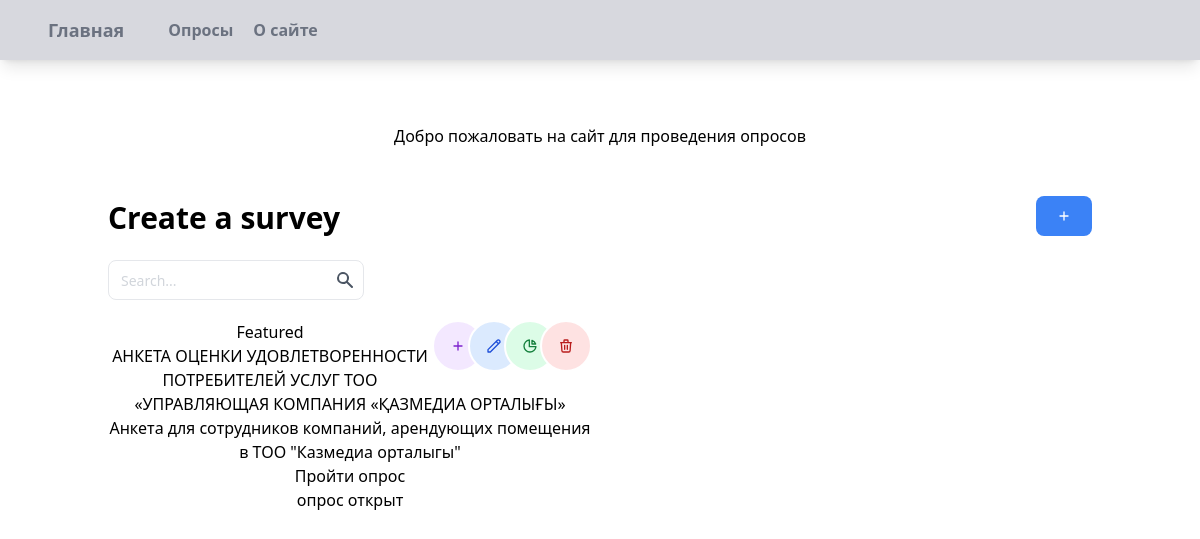
The page /dashboard/ (signed in) on the database its author committed.
### djf/models.py (models this page shows, shortened)
class BaseModel(models.Model):
    created_at = models.DateTimeField(auto_now_add=True)
    updated_at = models.DateTimeField(auto_now=True)
    class Meta:
        abstract = True

class Survey(BaseModel):
    name = models.CharField(_("Название"), max_length=200)
    description = models.TextField(_("Описание"), default='', blank=True, null=True)
    slug = models.SlugField(_("slug"), max_length=225, default='')
    editable = models.BooleanField(_("Редактируемый"), default=True, help_text=_("Если False, пользователь не может редактировать запись"))
    deletable = models.BooleanField(_("Удаляемый"), default=True, help_text=_("Если False, пользователь не может удалить запись"))
    duplicate_entry = models.BooleanField(_("Несколько представлений"), default=False, help_text=_("Если True, пользователь может повторно отправить"))
    private_response = models.BooleanField(_("частный ответ"), default=False, help_text=_("Если True, только администратор и владелец могут получить доступ"))
    can_anonymous_user = models.BooleanField(_("Анонимный опрос"), default=False, help_text=_("Если True, пользователь без аутентификации может пройти опрос"))
    class Meta:
        verbose_name = _("опрос")
        verbose_name_plural = _("опросы")
    class Meta:
        verbose_name = _("опрос")
        verbose_name_plural = _("опросы")

### djf/admins/views.py (the view)
# urls.py: path('', admin_views.AdminSurveyListView.as_view(), name='admin_survey'),
@method_decorator(staff_member_required, name='dispatch')
class AdminSurveyListView(SurveyListView):
    template_name = 'djf/admins/survey_list.html'

### djf/mixin.py (called while the page is built)
    def get_title_page(self):
        return self.title_page

    def get_sub_title_page(self):
        return self.sub_title

    def get_context_data(self, **kwargs):
        if 'form' not in kwargs:
            kwargs['title'] = self.get_title_page()
            kwargs['title_page'] = self.get_title_page()
            kwargs['sub_title_page'] = self.get_sub_title_page()
        return super().get_context_data(**kwargs)

### djf/views.py (called while the page is built)
    def get_queryset(self):
        query = self.request.GET.get('q')
        if query:
            object_list = self.model.objects.filter(name__icontains=query)
        else:
            object_list = self.model.objects.all()
        return object_list

    def get_context_data(self, **kwargs):
        page_number = self.request.GET.get('page', 1)
        context = super().get_context_data(**kwargs)
        page_range = context['page_obj'].paginator.get_elided_page_range(number=page_number)
        context['page_range'] = page_range
        return context

### djf/templates/djf/admins/survey_list.html (shortened to what this page needs)
{% extends 'djf/admins/master.html' %}
{% load i18n %}
{% block content %}
    <div class="container px-5 py-5 ">
        {% include 'djf/components/section_welcome.html' %}
        <section>
            <div class="py-6 lg:items-end justify-between flex">
                <h2 class="max-w-xl text-2xl font-bold sm:text-3xl">
                    {% trans "Create a survey" %}
                </h2>
                <a href="{% url 'djf:admin_create_survey' %}" class="inline-block px-5 py-3 mt-4 font-medium text-white bg-blue-500 rounded-lg sm:m-0">
                    {% include "djf/buttons/add_button.html" %}
                </a>
            </div>
        </section>
        {% include 'djf/components/search_form.html' %}
        {% if object_list %}
            <div class="grid xs:grid-cols-1 sm:grid-cols-2 md:grid-cols-2 lg:grid-cols-2 gap-4">
                {% for survey in page_obj %}
                    {% include 'djf/components/card_list_survey.html' %}
                {% endfor %}
            </div>
            <div class="py-10">
            </div>
        {% else %}
            {% include 'djf/components/empty_state.html' %}
        {% endif %}
    </div>
{% endblock %}

### djf/templates/djf/buttons/add_button.html
<svg xmlns="http://www.w3.org/2000/svg" class="h-{{ size|default:'4' }} w-{{ size|default:'4' }} float-left" fill="none" viewBox="0 0 24 24"
     stroke="currentColor">
    <path stroke-linecap="round" stroke-linejoin="round" stroke-width="2"
          d="M12 6v6m0 0v6m0-6h6m-6 0H6"/>
</svg>

### djf/templates/djf/components/card_list_survey.html (shortened to what this page needs)
<div>
    <div class="flex -space-x-4 hover:space-x-1 float-right">
        {% if user.is_superuser %}
        <a href="{% url 'djf:detail' survey.slug %}" class="z-20 block p-4 text-purple-700 transition-all bg-purple-100 border-2 border-white rounded-full active:bg-purple-50 hover:scale-110 focus:outline-none focus:ring"
                type="button">
                {% include "djf/buttons/add_button.html" %}
        </a>
            <a href="{% url 'djf:admin_forms_survey' survey.slug %}" class="z-20 block p-4 text-blue-700 transition-all bg-blue-100 border-2 border-white rounded-full active:bg-blue-50 hover:scale-110 focus:outline-none focus:ring"
                    type="button">
                {% include "djf/buttons/edit_button.html" %}
            </a>
            <a href="{% url 'djf:admin_summary_survey' survey.slug %}" class="z-30 block p-4 text-green-700 transition-all bg-green-100 border-2 border-white rounded-full hover:scale-110 focus:outline-none focus:ring active:bg-gren50"
                    type="button">
            </a>
            <button class="button-delete z-30 block p-4 text-red-700 transition-all bg-red-100 border-2 border-white rounded-full hover:scale-110 focus:outline-none focus:ring active:bg-red-50"
                    data-bs-toggle="modal"
                    data-bs-target="#modalDelete"
                    data-mdb-object_name="{{ survey.name }}"
                    data-mdb-object_delete_url="{% url 'djf:admin_delete_survey' survey.slug %}">
                {% include "djf/buttons/delete_button.html" %}
            </button>
        {% endif %}
    </div>
    <div class="card text-center">
        <div class="card-header">Featured</div>
        <div class="card-body">
            <h5 class="card-title">{{ survey.name }}</h5>
            <p class="card-text">{{ survey.description }}</p>
            <a href="{% url 'djf:create' survey.slug %}" class="btn btn-primary">Пройти опрос</a>
        </div>
        <div class="card-footer text-muted">опрос открыт</div>
    </div>
</div>

### djf/templates/djf/buttons/edit_button.html
<svg class="w-4 h-4" xmlns="http://www.w3.org/2000/svg" fill="none" viewBox="0 0 24 24"
     stroke="currentColor">
    <path stroke-linecap="round" stroke-linejoin="round" stroke-width="2"
          d="M15.232 5.232l3.536 3.536m-2.036-5.036a2.5 2.5 0 113.536 3.536L6.5 21.036H3v-3.572L16.732 3.732z"/>
</svg>

### djf/templates/djf/buttons/delete_button.html
<svg class="w-4 h-4" xmlns="http://www.w3.org/2000/svg" fill="none" viewBox="0 0 24 24"
     stroke="currentColor">
    <path stroke-linecap="round" stroke-linejoin="round" stroke-width="2"
          d="M19 7l-.867 12.142A2 2 0 0116.138 21H7.862a2 2 0 01-1.995-1.858L5 7m5 4v6m4-6v6m1-10V4a1 1 0 00-1-1h-4a1 1 0 00-1 1v3M4 7h16"></path>
</svg>

### rows shown on the page
Survey: name "АНКЕТА ОЦЕНКИ УДОВЛЕТВОРЕННОСТИ ПОТРЕБИТЕЛЕЙ УСЛУГ ТОО «УПРАВЛЯЮЩАЯ КОМПАНИЯ «ҚАЗМЕДИА ОРТАЛЫҒЫ»", description "Анкета для сотрудников компаний, арендующих помещения в ТОО \"Казмедиа орталыгы\""
